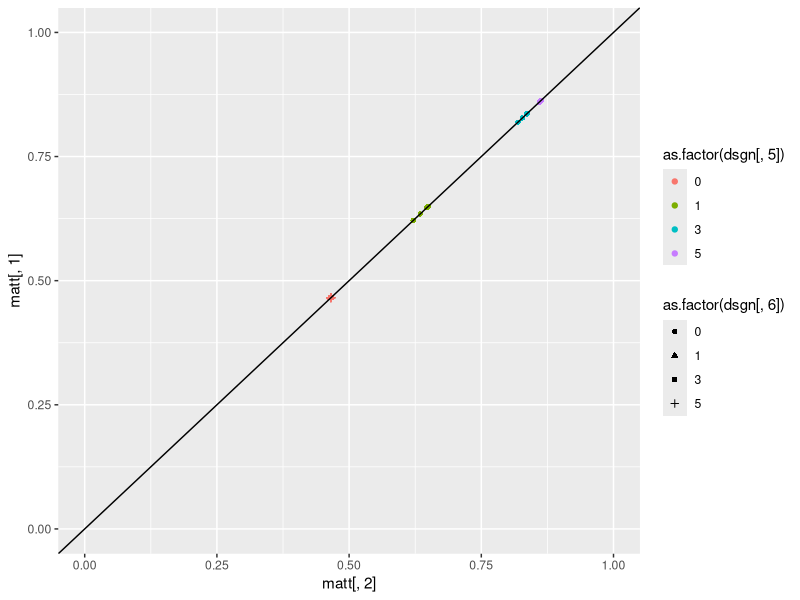
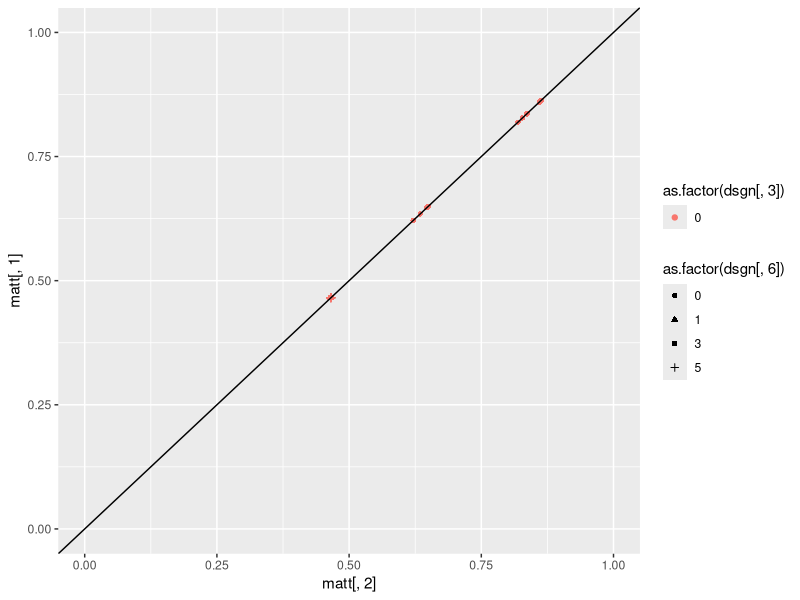

These figures' R source, in order: (Note: this script raises an error after producing the figures.)
####
# This code sets determines how different parameter settings influence diff= P(y2=1|X1=X2=1)-P(y2=1|X1=X2=0)
#
#

# 1 to be determined
# 2 no effect (good at zero)
# 3 must be zero
# 4 ==0.5 (high)
# 5 ==2    (high)
# 6 ==0    (zero)
# 7 ==0.5 (high)

######################################################################## Design of experiment
lvls <- list(NA)

fixlev<-c(0,0.5)  # levels for not interesting parameters
#seqlev<-round(seq(0,4,0.3333),3)  # levels for  interesting parameters
seqlev<-c(0,1,2) # levels for  interesting parameters

lvls[[1]] <- c(0)  # violation

lvls[[2]] <- c(0, 1, 3, 5)

lvls[[3]] <- c(0) 

lvls[[4]] <- c(0, 1, 3, 5) 

lvls[[5]] <- c(0, 1, 3, 5)

lvls[[6]] <-c(0, 1, 3, 5)

lvls[[7]] <- c(0) # violation

lvls[[8]] <- c(0)

lvls[[9]] <- c(0)

lvls[[10]] <- c(0)

lvls[[11]] <- c(0, 1,  2)

interceptc<-(0)  # intercept for C1 and C2
intercepty<-(-1)   # intercept for Y1 and Y2
intercepth<-(-1)  #intercept for H
interceptz<-0.5
interceptx<-0.5

### factorial design
dsgn <- as.matrix(expand.grid(lvls[[1]], lvls[[2]], lvls[[3]], lvls[[4]], lvls[[5]], lvls[[6]], lvls[[7]], lvls[[8]], lvls[[9]], lvls[[10]], lvls[[11]]))
dim(dsgn)
dim(dsgn)[1]

# only null
dsgn<-dsgn[dsgn[,5]==0|dsgn[,6]==0,]
######################################################################## 
### CALCULATE TRUE VALUES OF diff
matt <- matrix(0, dim(dsgn)[1], 2)

for (i in c(1:dim(dsgn)[1])) {
truetheta11 <- 0
kk <- 1
individual <- matrix(0, 8, 8)

 myH<-0
 myZ<-0
 myX1<-1
 myX2<-1
    for (c2i in 0:1) {
        for (y1i in 0:1) {
            for (c1i in 0:1) {
                individual[kk, 1:3] <- c(y1i, c1i, c2i)
 
                # P(C1=1 or =0)
                pc1<-1/(1+exp(-(interceptc )))
                aa <- (as.numeric(c1i == 1) * (pc1) + as.numeric(c1i == 0) * (1-pc1))

                # P(Y1=1 or =0|C1,X1)
                py1<-1/(1+exp(-(intercepty + dsgn[i, 5]*c1i + dsgn[i, 3]*myX1 + dsgn[i, 8]*myH)))
                bb <- as.numeric(y1i == 1) * (py1) + as.numeric(y1i == 0) * (1 - py1)

                # P(C2=1 or =0|C1,X1)
                pc2<-(1/(1+exp(-(interceptc + dsgn[i, 4]*c1i + dsgn[i, 6]*myX1))))
                cc <- as.numeric(c2i == 1) * (pc2)  + as.numeric(c2i == 0)*(1-pc2)
                
                # P(Y2=1|C2,X2,Y1)
                dd <- (as.numeric(y1i == 1) * 1 + as.numeric(y1i == 0) * ( (1/(1+exp(-(intercepty+dsgn[i, 9]*myZ + dsgn[i, 5]*c2i + dsgn[i, 3]*myX2 + dsgn[i, 8]*myH)))) ))                

                individual[kk, 5:8] <- c(aa, bb, cc, dd)
		
                # Product
                individual[kk, 4] <- aa * bb * cc * dd
                truetheta11 <- truetheta11 + individual[kk, 4]   

                kk <- kk + 1
            }
        }
    }

    
    truetheta00<- 0
    kk <- 1
    individual <- matrix(0, 8, 8)
    myH<-0
    myZ<-0
    myX1<-0
    myX2<-0

    for (c2i in 0:1) {
        for (y1i in 0:1) {
            for (c1i in 0:1) {
                individual[kk, 1:3] <- c(y1i, c1i, c2i)
 
                # P(C1=1 or =0)
                pc1<-1/(1+exp(-(interceptc )))
                aa <- (as.numeric(c1i == 1) * (pc1) + as.numeric(c1i == 0) * (1-pc1))

                # P(Y1=1 or =0|C1,X1)
                py1<-1/(1+exp(-(intercepty + dsgn[i, 5]*c1i + dsgn[i, 3]*myX1 + dsgn[i, 8]*myH)))
                bb <- as.numeric(y1i == 1) * (py1) + as.numeric(y1i == 0) * (1 - py1)

                # P(C2=1 or =0|C1,X1)
                pc2<-(1/(1+exp(-(interceptc + dsgn[i, 4]*c1i + dsgn[i, 6]*myX1))))
                cc <- as.numeric(c2i == 1) * (pc2)  + as.numeric(c2i == 0)*(1-pc2)
                
                # P(Y2=1|C2,X2,Y1)
                dd <- (as.numeric(y1i == 1) * 1 + as.numeric(y1i == 0) * ( (1/(1+exp(-(intercepty+dsgn[i, 9]*myZ + dsgn[i, 5]*c2i + dsgn[i, 3]*myX2 + dsgn[i, 8]*myH)))) ))                

                individual[kk, 5:8] <- c(aa, bb, cc, dd)

                # Product
                individual[kk, 4] <- aa * bb * cc * dd
                truetheta00 <- truetheta00 + individual[kk, 4]
                
                kk <- kk + 1
            }
        }
    }
  
    matt[i, ] <- c(truetheta00, truetheta11)
    print(i/dim(dsgn)[1])
}
######################################################################## 

library(ggplot2)
# Marginal probabilities of y2:
colMeans(matt)

diff_theta<-round(matt[,2]-matt[,1],5)
summary(diff_theta)

plot1<-qplot(matt[,2],matt[,1],  color=as.factor(dsgn[,5]), shape=as.factor(dsgn[,6]), ylim=c(0,1), xlim=c(0,1))+geom_abline(slope=1,intercept=0)
plot2<-qplot(matt[,2],matt[,1],  color=as.factor(dsgn[,3]), shape=as.factor(dsgn[,6]), ylim=c(0,1), xlim=c(0,1))+geom_abline(slope=1,intercept=0)
grid.arrange(plot1, plot2, ncol=1)

# Plots of interest:

#Theta3 has noticiable effect
qplot(dsgn[,3]+(dsgn[,6])/20, diff_theta,  color=as.factor(dsgn[,5]), shape=as.factor(dsgn[,4]))

# Theta5 and Theta6 also have effect
qplot(dsgn[,5]+(dsgn[,6])/20, diff_theta,  color=as.factor(dsgn[,3]), shape=as.factor(dsgn[,4]))
qplot(dsgn[,6]+(dsgn[,5])/20, diff_theta,  color=as.factor(dsgn[,3]), shape=as.factor(dsgn[,4]))

######################################################################
mod1<-glm(diff_theta~dsgn[,c(1:7,11)] + .*.*.,data=data.frame(dsgn[,c(1:7,11)]), family="binomial")
summary(mod1)
summary(mod1)$coefficients[summary(mod1)$coefficients[,4]<0.99,]



######################################################################## 
# SIMULATIONS STUDY
######################################################################## 
ppp <- 1
est <- matrix(0, dim(dsgn)[1], 2)
kkk <- 1
result <- matrix(0, dim(dsgn)[1], 2)
numsim <- 1000  ### number of datasets generated under each scenario
Bayesresult <- matrix(0, dim(dsgn)[1] * numsim, 8)
n <- 200  ### size of each dataset
#set.seed(13)  ### for reproducibility
seedlist <- sample(1:250000, size = numsim)

######################################################################## 
simdatasum<-matrix(0,dim(dsgn)[1],8)
colnames(simdatasum)<-c( "H",     "Z",    "C1",    "X1",    "C2",    "Y1",    "X2",    "Y2") 
for (i in c(1:dim(dsgn)[1])) {
    ### loop over datasets
    for (j in 1:numsim) {
        print(c(i, j))
print(        kkk/(dim(dsgn)[1] * numsim))
#        set.seed(seedlist[j])


	    H <- rbinom(n, size = 1, prob = (1/(1+exp(-(intercepth)))) )
        Z  <- rbinom(n, 1, (1/(1+exp(-(interceptz + dsgn[i, 10]*H)))) )
        C1 <- rbinom(n, size = 1, prob = (1/(1+exp(-(interceptc)))) )
        X1<- rbinom(n, 1, (1/(1+exp(-(interceptx + dsgn[i, 1]*C1 + dsgn[i, 2]*H)))) ) 
        C2 <-rbinom(n, 1, (1/(1+exp(-(interceptc + dsgn[i, 4]*C1 + dsgn[i, 6]*X1)))) )         
        Y1 <-rbinom(n, 1, (1/(1+exp(-(intercepty + dsgn[i, 5]*C1 + dsgn[i, 3]*X1 + dsgn[i, 8]*H)))) ) 
        X2 <-rbinom(n, 1, (1/(1+exp(-(interceptx + dsgn[i, 1]*C2  + dsgn[i, 2]*H + dsgn[i, 7]*Y1 + dsgn[i, 9]*Z + dsgn[i, 11]*X1)))) )
        Y2 <- rep(1, n)  
        Y2[Y1 == 0]<-rbinom(length(Y2[Y1 == 0]), 1, (1/(1+exp(-(intercepty + dsgn[i, 9]*Z + dsgn[i, 5]*C2 + dsgn[i, 3]*X2 + dsgn[i, 8]*H)))) )     
 
        simdata <- data.frame(H,Z,C1,X1,C2,Y1,X2,Y2)
		simdatasum[i,]<-colMeans(simdata)
        print(colMeans(simdata))
             
####################################################################### 
# ## BAYESIAN APPROACH:  WITHOUT Y1, WITHOUT H (uniform priors):
        
        C1probB <- function( c1, nm = 1) {
            ss <- sum(simdata$C1)
            nn <- length(simdata$C1)
            pp <- (rbeta(nm, (ss + 1), (nn - ss + 1)))
            if (c1 == 0) { return(1 - as.numeric(pp)) }
            if (c1 == 1) { return(as.numeric(pp))}}
        
        C2probB <- function(c2, c1, x1, nm = 1) {
            ss <- sum(simdata$C2[ simdata$C1 == c1 & simdata$X1 == x1])
            nn <- length(simdata$C2[ simdata$C1 == c1 & simdata$X1 == x1])
            pp <- (rbeta(nm, (ss + 1), (nn - ss + 1)))
            if (c2 == 0) { return(1 - as.numeric(pp)) }
            if (c2 == 1) { return(as.numeric(pp))}}
        
        Y2probB <- function( y2, c1, c2, x1, x2, nm = 1) {
            ss <- sum(simdata$Y2[ simdata$C2 == c2 & simdata$X2 == x2 & simdata$C1 == c1 & simdata$X1 == x1])
            nn <- length(simdata$Y2[ simdata$C2 == c2 & simdata$X2 == x2 & simdata$C1 == c1 & simdata$X1 == x1])
            pp <- (rbeta(nm, (ss + 1), (nn - ss + 1)))
            if (y2 == 0) { return(1 - as.numeric(pp))}
            if (y2 == 1) {return(as.numeric(pp)) } }
        
        
        nB <- 200
        sumtheta11B <- 0
        sumtheta00B <- 0
        for (c2i in 0:1) {
            for (c1i in 0:1) {
                  
                  sumtheta11B <- sumtheta11B + C1probB( c1 = c1i, nm = nB) * 
                  C2probB(   c2 = c2i, c1 = c1i, x1 = 1, nm = nB) * 
                  Y2probB( y2 = 1, c1 = c1i, c2 = c2i, x1 = 1,  x2 = 1, nm = nB)
                  
                  sumtheta00B <- sumtheta00B + C1probB( c1 = c1i, nm = nB) * C2probB( 
                    c2 = c2i, c1 = c1i, x1 = 0, nm = nB) * Y2probB( y2 = 1, c1 = c1i, c2 = c2i, x1 = 0, 
                    x2 = 0, nm = nB)
                  
                }
            }

        
        sumtheta00Bvec_wY1_wH <- sumtheta00B
        sumtheta11Bvec_wY1_wH <- sumtheta11B

# ################################################################
# ## BAYESIAN APPROACH WITH Y1, WITHOUT H (uniform priors):

C1probB<-function(c1,nm=1){
	ss<-sum(simdata$C1)
	nn<-length(simdata$C1)
	pp<-(rbeta(nm,(ss+1),(nn-ss+1)))
	if(c1==0){return(1-as.numeric(pp))}
	if(c1==1){return(as.numeric(pp))}}

Y1probB<-function(y1,c1,x1,nm=1){
	ss<-sum(simdata$Y1[simdata$X1==x1 & simdata$C1==c1])
	nn<-length(simdata$Y1[simdata$X1==x1 & simdata$C1==c1])
	pp<-(rbeta(nm,(ss+1),(nn-ss+1)))
	if(y1==0){return(1-as.numeric(pp))}
	if(y1==1){return(as.numeric(pp))}}

C2probB<-function(c2,c1,x1,nm=1){
	ss<-sum(simdata$C2[simdata$C1==c1 & simdata$X1==x1])
	nn<-length(simdata$C2[simdata$C1==c1 & simdata$X1==x1])
	pp<-(rbeta(nm,(ss+1),(nn-ss+1)))
	if(c2==0){return(1-as.numeric(pp))}
	if(c2==1){return(as.numeric(pp))}}

Y2probB<-function(y2,c2,x2,y1,nm=1){
	ss<-sum(simdata$Y2[simdata$C2==c2 & simdata$X2==x2 & simdata$Y1==y1])
	nn<-length(simdata$Y2[simdata$C2==c2 & simdata$X2==x2 & simdata$Y1==y1])
	pp<-(rbeta(nm,(ss+1),(nn-ss+1)))
	if(y2==0){return(1-as.numeric(pp))}
	if(y2==1){return(as.numeric(pp))}}

nB<-200
# Integrate over the values of C1 and C2: Prob(Y2=1 | X1=1 and X2=1)
sumtheta11B<-0
sumtheta00B<-0
for(c2i in 0:1){
for(y1i in 0:1){
for(c1i in 0:1){
sumtheta11B<-sumtheta11B+
C1probB(c1=c1i,nm=nB)*
Y1probB(y1=y1i,c1=c1i,x1=1,nm=nB)*
C2probB(c2=c2i,c1=c1i,x1=1,nm=nB)*
Y2probB(y2=1,c2=c2i,x2=1,y1=y1i,nm=nB)

sumtheta00B<-sumtheta00B +
C1probB(c1=c1i,nm=nB)*
Y1probB(y1=y1i,c1=c1i,x1=0,nm=nB)*
C2probB(c2=c2i,c1=c1i,x1=0,nm=nB)*
Y2probB(y2=1,c2=c2i,x2=0,y1=y1i,nm=nB)
}}}

        sumtheta00Bvec_Y1_wH <- sumtheta00B
        sumtheta11Bvec_Y1_wH <- sumtheta11B


######################################################################## 
# ## BAYESIAN APPROACH WITHOUT Y1 WITH H  (uniform priors):
        HprobB <- function(h, nm = 1) {
            ss <- sum(simdata$H)
            nn <- length(simdata$H)
            pp <- (rbeta(nm, (ss + 1), (nn - ss + 1)))
            if (h == 0) { return(1 - as.numeric(pp)) }
            if (h == 1) {  return(as.numeric(pp))}}
           
        C1probB <- function(h, c1, nm = 1) {
            ss <- sum(simdata$C1[simdata$H == h])
            nn <- length(simdata$C1[simdata$H == h])
            pp <- (rbeta(nm, (ss + 1), (nn - ss + 1)))
            if (c1 == 0) {return(1 - as.numeric(pp))}
            if (c1 == 1) {return(as.numeric(pp))}}
        
        C2probB <- function(h, c2, c1, x1, nm = 1) {
            ss <- sum(simdata$C2[simdata$H == h & simdata$C1 == c1 & simdata$X1 == x1])
            nn <- length(simdata$C2[simdata$H == h & simdata$C1 == c1 & simdata$X1 == x1])
            pp <- (rbeta(nm, (ss + 1), (nn - ss + 1)))
            if (c2 == 0) {return(1 - as.numeric(pp))}
            if (c2 == 1) {return(as.numeric(pp))} }
        
        Y2probB <- function(h, y2, c1, c2, x1, x2, nm = 1) {
            ss <- sum(simdata$Y2[simdata$H == h & simdata$C2 == c2 & simdata$X2 == x2 & simdata$C1 == c1 & simdata$X1 == x1])
            nn <- length(simdata$Y2[simdata$H == h & simdata$C2 == c2 & simdata$X2 == x2 & simdata$C1 == c1 & simdata$X1 == x1])
            pp <- (rbeta(nm, (ss + 1), (nn - ss + 1)))
            if (y2 == 0) {return(1 - as.numeric(pp))}
            if (y2 == 1) {return(as.numeric(pp))}}
        
        
        nB <- 200
        sumtheta11B <- 0
        sumtheta00B <- 0
        for (c2i in 0:1) {
            for (c1i in 0:1) {
                for (hi in 0:1) {
                  
                  sumtheta11B <- sumtheta11B + HprobB(h = hi, nB) * C1probB(h = hi, c1 = c1i, nm = nB) * 
                  C2probB(h = hi,   c2 = c2i, c1 = c1i, x1 = 1, nm = nB) * 
                  Y2probB(h = hi, y2 = 1, c1 = c1i, c2 = c2i, x1 = 1,  x2 = 1, nm = nB)
                  
                  sumtheta00B <- sumtheta00B + HprobB(h = hi, nB) * C1probB(h = hi, c1 = c1i, nm = nB) * C2probB(h = hi, 
                    c2 = c2i, c1 = c1i, x1 = 0, nm = nB) * Y2probB(h = hi, y2 = 1, c1 = c1i, c2 = c2i, x1 = 0, 
                    x2 = 0, nm = nB)
                  
                }
            }
        }
        
        sumtheta00Bvec_wY1_H <- sumtheta00B
        sumtheta11Bvec_wY1_H <- sumtheta11B

1 - mean((sumtheta11B - sumtheta00B) > 0)
summary(glm(Y2~X2+X1+H+C1+C2,data=simdata, family='binomial'))
# ################################################################
# ## BAYESIAN APPROACH WITH Y1 WITH H (uniform priors):
     HprobB <- function(h, nm = 1) {
            ss <- sum(simdata$H)
            nn <- length(simdata$H)
            pp <- (rbeta(nm, (ss + 1), (nn - ss + 1)))
            if (h == 0) {return(1 - as.numeric(pp))}
            if (h == 1) {return(as.numeric(pp))}}
        
      C1probB <- function(h, c1, nm = 1) {
            ss <- sum(simdata$C1[simdata$H == h])
            nn <- length(simdata$C1[simdata$H == h])
            pp <- (rbeta(nm, (ss + 1), (nn - ss + 1)))
            if (c1 == 0) {return(1 - as.numeric(pp))}
            if (c1 == 1) {return(as.numeric(pp))}}

	 Y1probB<-function(h, y1,c1,x1,nm=1){
			ss<-sum(simdata$Y1[simdata$H == h & simdata$X1==x1 & simdata$C1==c1])
			nn<-length(simdata$Y1[simdata$H == h & simdata$X1==x1 & simdata$C1==c1])
			pp<-(rbeta(nm,(ss+1),(nn-ss+1)))
			if(y1==0){return(1-as.numeric(pp))}
			if(y1==1){return(as.numeric(pp))}}

    C2probB <- function(h, c2, c1, x1, nm = 1) {
            ss <- sum(simdata$C2[simdata$H == h & simdata$C1 == c1 & simdata$X1 == x1])
            nn <- length(simdata$C2[simdata$H == h & simdata$C1 == c1 & simdata$X1 == x1])
            pp <- (rbeta(nm, (ss + 1), (nn - ss + 1)))
            if (c2 == 0) {return(1 - as.numeric(pp))}
            if (c2 == 1) {return(as.numeric(pp))}}

	Y2probB<-function(h, y2,c2,x2,y1,nm=1){
			ss<-sum(simdata$Y2[simdata$H == h & simdata$C2==c2 & simdata$X2==x2 & simdata$Y1==y1])
			nn<-length(simdata$Y2[simdata$H == h & simdata$C2==c2 & simdata$X2==x2 & simdata$Y1==y1])
			pp<-(rbeta(nm,(ss+1),(nn-ss+1)))
			if(y2==0){return(1-as.numeric(pp))}
			if(y2==1){return(as.numeric(pp))}}

nB<-200
# Integrate over the values of C1 and C2: Prob(Y2=1 | X1=1 and X2=1)
sumtheta11B<-0
sumtheta00B<-0
for(c2i in 0:1){
for(y1i in 0:1){
for(c1i in 0:1){
	                for (hi in 0:1) {
sumtheta11B<-sumtheta11B+C1probB(h= hi , c1=c1i,nm=nB)*Y1probB(h= hi, y1=y1i,c1=c1i,x1=1,nm=nB)*C2probB(h= hi, c2=c2i,c1=c1i,x1=1,nm=nB)*Y2probB(h=hi, y2=1,c2=c2i,x2=1,y1=y1i,nm=nB)
sumtheta00B<-sumtheta00B +C1probB(h=hi,c1=c1i,nm=nB)*Y1probB(h=hi,y1=y1i,c1=c1i,x1=0,nm=nB)*C2probB(h=hi,c2=c2i,c1=c1i,x1=0,nm=nB)*Y2probB(h=hi,y2=1,c2=c2i,x2=0,y1=y1i,nm=nB)
}}}}

        sumtheta00Bvec_Y1_H <- sumtheta00B
        sumtheta11Bvec_Y1_H <- sumtheta11B

##################################
##################################
##################################


#one-sided p-values:
        Bpval_Y1_H <- 1 - mean((sumtheta11Bvec_Y1_H - sumtheta00Bvec_Y1_H) > 0)
        Bpval_wY1_H <- 1 - mean((sumtheta11Bvec_wY1_H - sumtheta00Bvec_wY1_H) > 0)
        Bpval_Y1_wH <- 1 - mean((sumtheta11Bvec_Y1_wH - sumtheta00Bvec_Y1_wH) > 0)
		Bpval_wY1_wH <- 1 - mean((sumtheta11Bvec_wY1_wH - sumtheta00Bvec_wY1_wH) > 0)

        Hpval <- (1-pnorm((summary(glm(Y2 ~ H, data = simdata, family = "binomial"))$coefficients[2, 3])))

        Bayesresult[kkk, ] <- c(i, j, diff_theta[i], Bpval_Y1_H, Bpval_wY1_H, Bpval_Y1_wH, Bpval_wY1_wH, Hpval)
        kkk <- kkk + 1
    }
}

######################################################################## 


alpha<-0.1
AA <- Bayesresult
Bayesresult <- AA

colnames(Bayesresult)<-c("i","j","diff_theta","with Y1 with H","without Y1 with H","with Y1 without H","without Y1 without H", "IV")
power <- matrix(0, dim(dsgn)[1], 7)
for (i in (dim(dsgn)[1]:1)) {
    power[i, ] <- c(i, 
    mean(Bayesresult[Bayesresult[, 1] == i, ][, 3]), 
    mean(Bayesresult[Bayesresult[, 1] == i, ][, 4] <= alpha), 
    mean(Bayesresult[Bayesresult[, 1] == i, ][, 5] <= alpha), 
    mean(Bayesresult[Bayesresult[,1] == i, ][, 6] <= alpha), 
    mean(Bayesresult[Bayesresult[,1] == i, ][, 7] <= alpha), 
    mean(Bayesresult[Bayesresult[,1] == i, ][, 8] <= alpha))
}

colnames(power)<-c("i","diff_theta","with Y1 with H","without Y1 with H","with Y1 without H","without Y1 without H", "IV")

require(gridExtra)
plot1 <- qplot(diff_theta,    power[, 5], col = as.factor(dsgn[, 3]), shape=as.factor(dsgn[, 5]), ylim=c(0,1))+geom_abline(slope=0,intercept=alpha)+  ggtitle(paste(colnames(power)[5]))
plot2 <- qplot(diff_theta,    power[, 6], col = as.factor(dsgn[, 2]), shape=as.factor(dsgn[, 3]), ylim=c(0,1))+geom_abline(slope=0,intercept=alpha)+ ggtitle(paste(colnames(power)[6]))
grid.arrange(plot1, plot2, ncol=1) 

nullpower<-power[diff_theta==0,]

require(gridExtra)
plot1 <- qplot((dsgn[, 5][diff_theta==0]),    nullpower[, 3], col = as.factor(dsgn[, 2][diff_theta==0]), shape=as.factor(dsgn[, 6][diff_theta==0]), ylim=c(0,0.5))+geom_abline(slope=0,intercept=alpha)+  geom_jitter(width = 0.2, height = 0)+ggtitle(paste(colnames(power)[3]))
plot2 <- qplot((dsgn[, 5][diff_theta==0]),    nullpower[, 4], col = as.factor(dsgn[, 2][diff_theta==0]), shape=as.factor(dsgn[, 6][diff_theta==0]), ylim=c(0,0.5))+geom_abline(slope=0,intercept=alpha)+  geom_jitter(width = 0.2, height = 0)+ggtitle(paste(colnames(power)[4]))
grid.arrange(plot1, plot2, ncol=1)


require(gridExtra)
plot1 <- qplot((dsgn[, 5][diff_theta==0]),    nullpower[, 5], col = as.factor(dsgn[, 2][diff_theta==0]), shape=as.factor(dsgn[, 6][diff_theta==0]), ylim=c(0,0.5))+geom_abline(slope=0,intercept=alpha)+  geom_jitter(width = 0.2, height = 0)+ggtitle(paste(colnames(power)[5]))
plot2 <- qplot((dsgn[, 5][diff_theta==0]),    nullpower[, 6], col = as.factor(dsgn[, 2][diff_theta==0]), shape=as.factor(dsgn[, 6][diff_theta==0]), ylim=c(0,0.5))+geom_abline(slope=0,intercept=alpha)+  geom_jitter(width = 0.2, height = 0)+ggtitle(paste(colnames(power)[6]))
grid.arrange(plot1, plot2, ncol=1)
